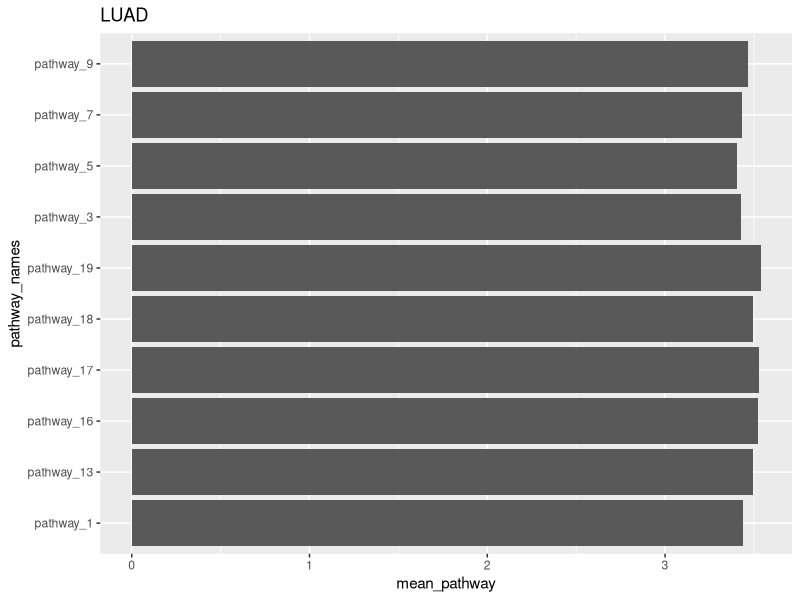
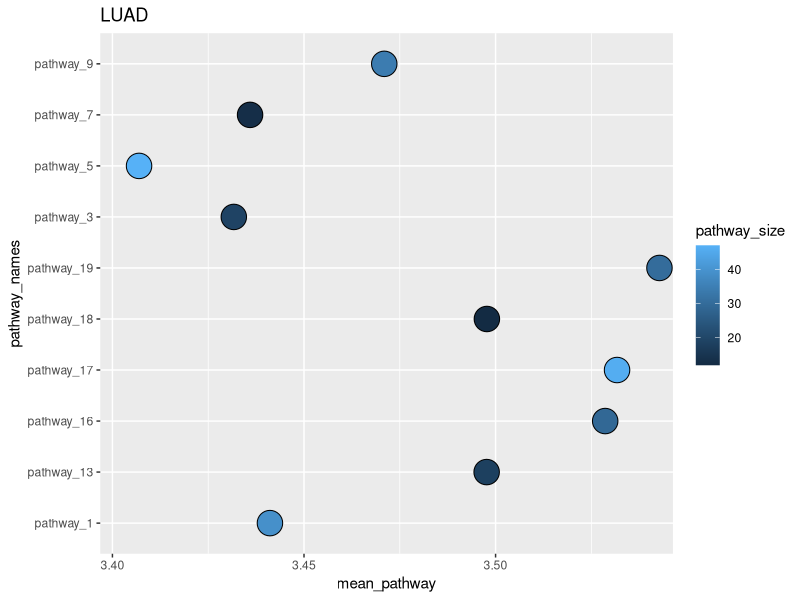
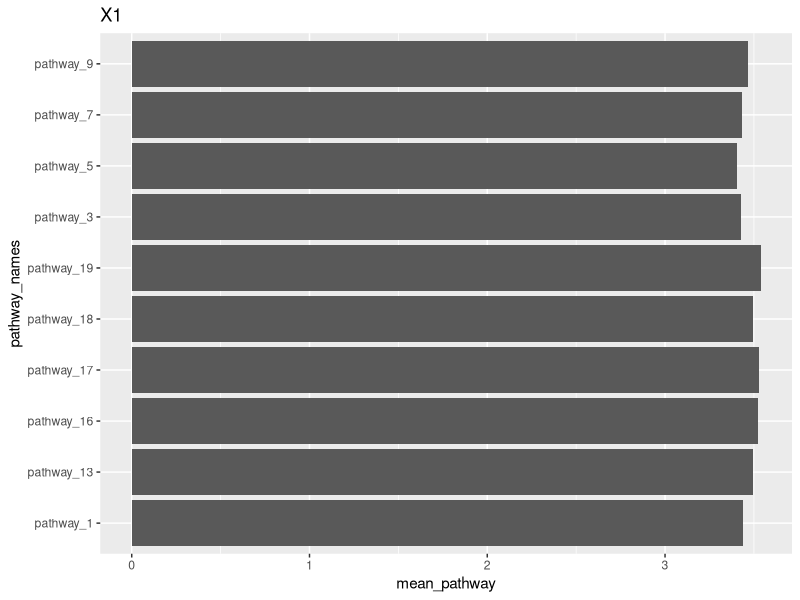
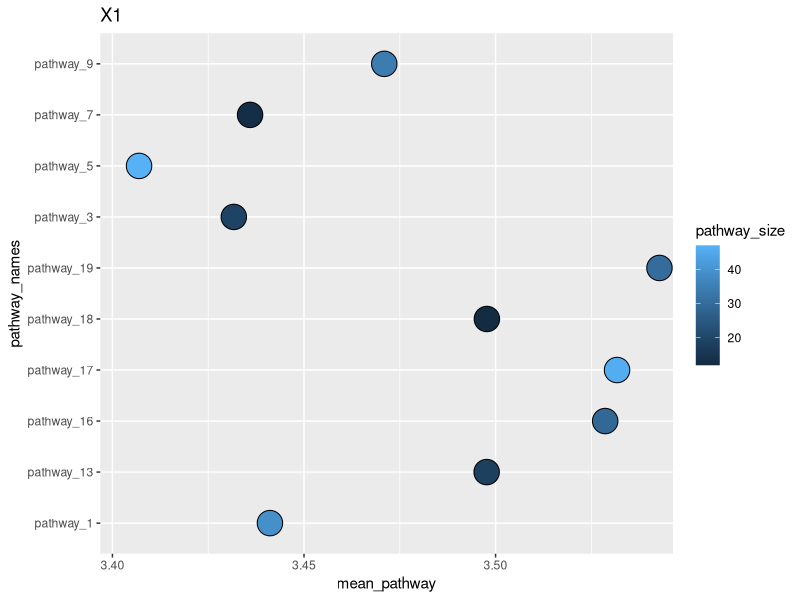
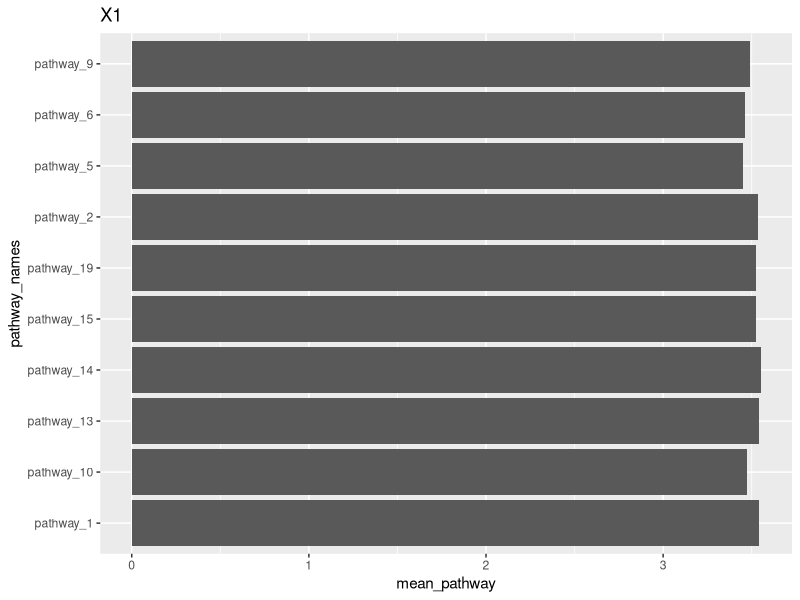
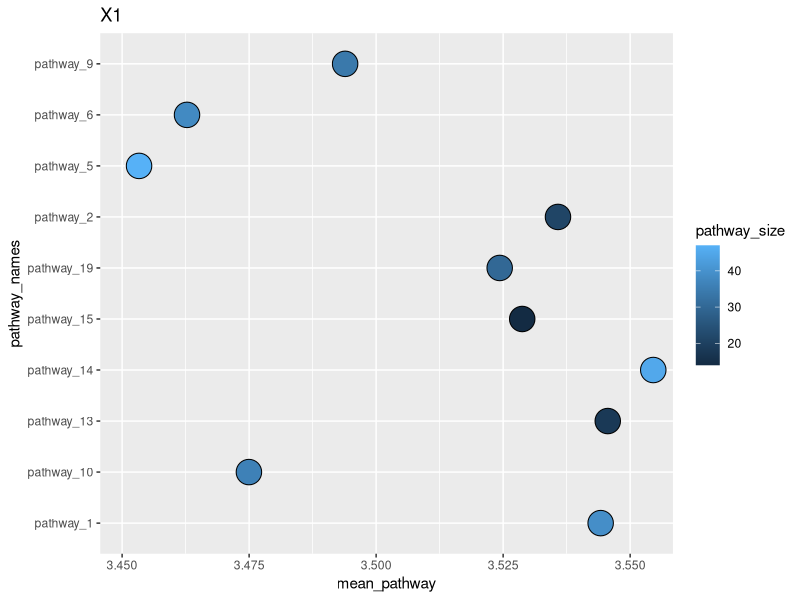
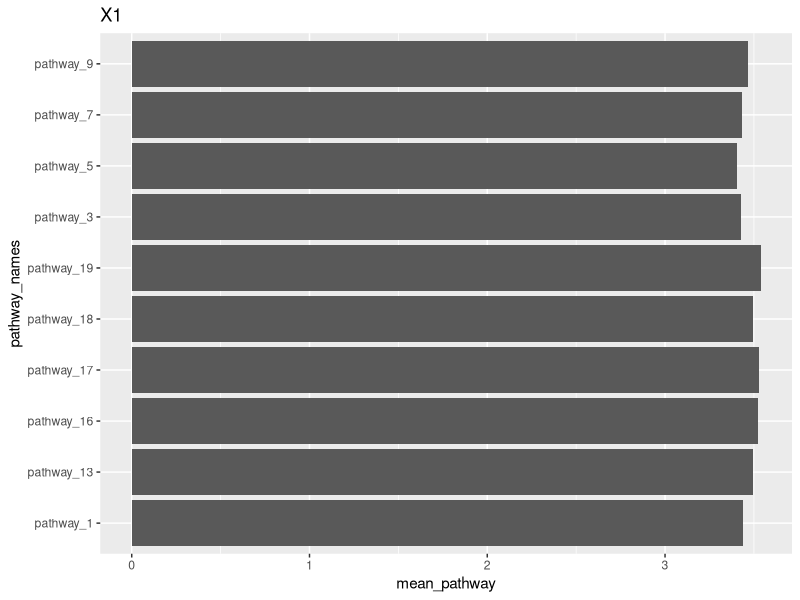
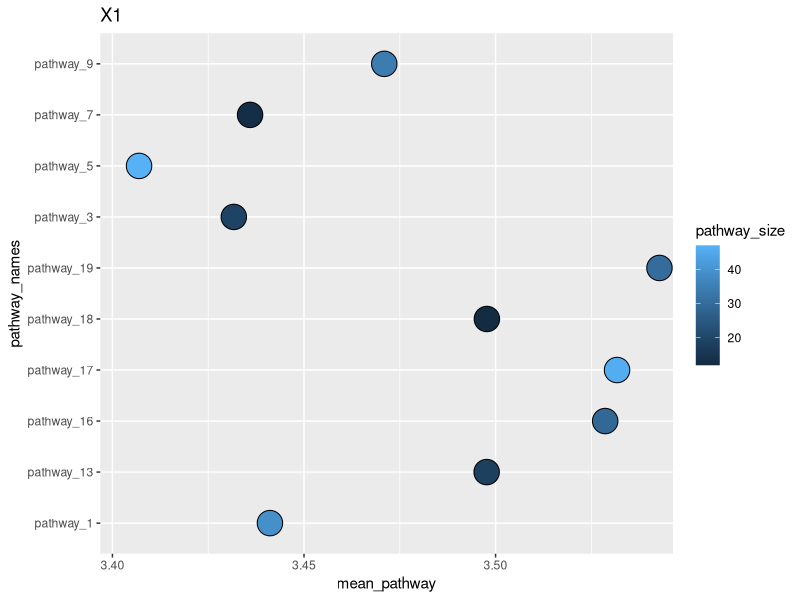

Write R code to recreate these figures, in order.
## ---- chunk 1
knitr::opts_chunk$set(echo = TRUE)
## ---- chunk 2
# p-value matrix (for pathways)

# for reproducible results set seed (runif )
set.seed(100)
df1 <- data.frame(matrix(runif(20*50, 1e-20, 1e-3), 20, 50),
                  row.names = paste("pathway", 1:20, sep = "_"))

set.seed(95)
df2 <- data.frame(matrix(runif(20*50, 1e-20, 1e-3), 20, 50),
                  row.names = paste("pathway", 1:20, sep = "_"))

df.p.value.list = list("LUAD" = df1, "BRCA" = df2)

# genset size information 

len.genesets <- sample(10:50, 20)
names(len.genesets) <- paste("pathway", 1:20, sep = "_")

head(len.genesets)
## ---- chunk 3
get_top10pathways_from_pvalues = function(df_p_values, length_genesets) {
  
  require(ggplot2)
  
  results <- list()
    
  df_p_values_log10 <- -log10(as.data.frame(df_p_values))
    
  mean_pathway <- as.data.frame(apply(df_p_values_log10, 1, mean))
  rownames(mean_pathway) <- rownames(df_p_values_log10)
  
  ordered_score <- mean_pathway[order(-mean_pathway[ ,1]), 1]
  top_10 <- data.frame(ordered_score[1:10])
  colnames(top_10) <- "mean_pathway"
  
  ordered_names <- order(-mean_pathway[ ,1])
  top_10_names <- ordered_names[1:10]
  top_10$pathway_names <- row.names(mean_pathway)[top_10_names]
  
  results[[1]] <- top_10
  
  results[[2]] <- ggplot(data = top_10, aes(x = mean_pathway, pathway_names))+
    geom_bar(stat = "identity")+
    labs(title = names(df_p_values))
  
  pathway_size <- order(-mean_pathway[ ,1])
  top_10_size <- pathway_size[1:10]
  top_10$pathway_size <- length_genesets[top_10_size]
  
  top_10$pathway_names <- as.factor(top_10$pathway_names)
  
  results[[3]] <- ggplot(data = top_10, aes(x = mean_pathway, y = pathway_names,
                                            fill = pathway_size))+
    geom_dotplot(position = "identity",
                 binwidth = 0.5,
                 binaxis = "y")+
    labs(title = names(df_p_values))
  
  print(results)
}
## ---- chunk 4
get_top10pathways_from_pvalues(df.p.value.list[1], len.genesets)
                               
## ---- chunk 5

lapply(df.p.value.list, get_top10pathways_from_pvalues, length_genesets = len.genesets)
# lapply(df.p.value.list, best_function, length_genesets = len.genesets)





lapply(df.p.value.list, get_top10pathways_from_pvalues, length_genesets = len.genesets)


dfs <- df.p.value.list

lapply(dfs, FUN= function(df){return(get_top10pathways_from_pvalues(df, len.genesets))})
